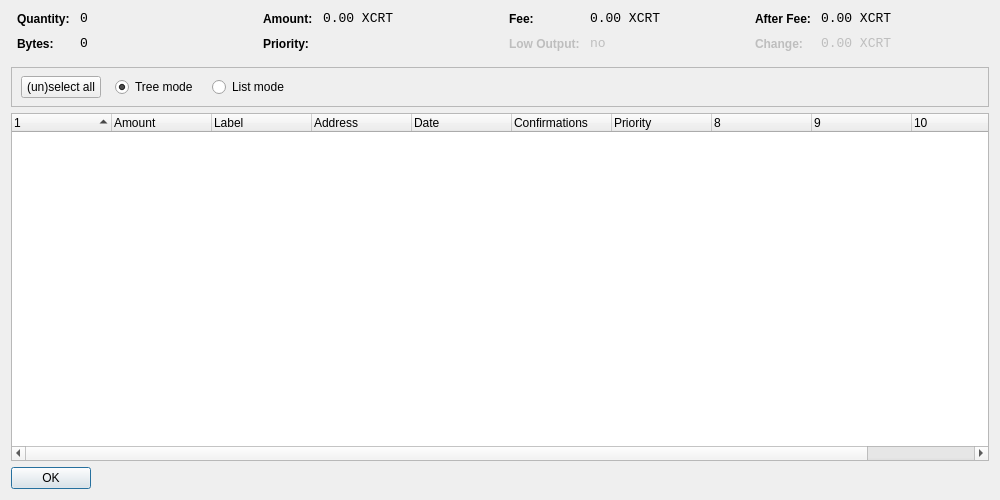
<?xml version="1.0" encoding="UTF-8"?>
<ui version="4.0">
 <class>CoinControlDialog</class>
 <widget class="QDialog" name="CoinControlDialog">
  <property name="geometry">
   <rect>
    <x>0</x>
    <y>0</y>
    <width>1000</width>
    <height>500</height>
   </rect>
  </property>
  <property name="windowTitle">
   <string>Coin Control</string>
  </property>
  <property name="styleSheet">
   <string notr="true">background-image: url(:/images/bgx);</string>
  </property>
  <layout class="QVBoxLayout" name="verticalLayout">
   <item>
    <layout class="QHBoxLayout" name="horizontalLayoutTop" stretch="0,0,0,0">
     <property name="topMargin">
      <number>0</number>
     </property>
     <property name="bottomMargin">
      <number>10</number>
     </property>
     <item>
      <layout class="QFormLayout" name="formLayoutCoinControl1">
       <property name="horizontalSpacing">
        <number>10</number>
       </property>
       <property name="verticalSpacing">
        <number>10</number>
       </property>
       <property name="leftMargin">
        <number>6</number>
       </property>
       <property name="rightMargin">
        <number>6</number>
       </property>
       <item row="0" column="0">
        <widget class="QLabel" name="labelCoinControlQuantityText">
         <property name="styleSheet">
          <string notr="true">font-weight:bold;</string>
         </property>
         <property name="text">
          <string>Quantity:</string>
         </property>
        </widget>
       </item>
       <item row="0" column="1">
        <widget class="QLabel" name="labelCoinControlQuantity">
         <property name="font">
          <font>
           <family>Monospace</family>
           <pointsize>10</pointsize>
          </font>
         </property>
         <property name="cursor">
          <cursorShape>IBeamCursor</cursorShape>
         </property>
         <property name="contextMenuPolicy">
          <enum>Qt::ActionsContextMenu</enum>
         </property>
         <property name="text">
          <string notr="true">0</string>
         </property>
         <property name="textInteractionFlags">
          <set>Qt::LinksAccessibleByMouse|Qt::TextSelectableByKeyboard|Qt::TextSelectableByMouse</set>
         </property>
        </widget>
       </item>
       <item row="1" column="0">
        <widget class="QLabel" name="labelCoinControlBytesText">
         <property name="styleSheet">
          <string notr="true">font-weight:bold;</string>
         </property>
         <property name="text">
          <string>Bytes:</string>
         </property>
        </widget>
       </item>
       <item row="1" column="1">
        <widget class="QLabel" name="labelCoinControlBytes">
         <property name="font">
          <font>
           <family>Monospace</family>
           <pointsize>10</pointsize>
          </font>
         </property>
         <property name="cursor">
          <cursorShape>IBeamCursor</cursorShape>
         </property>
         <property name="contextMenuPolicy">
          <enum>Qt::ActionsContextMenu</enum>
         </property>
         <property name="text">
          <string notr="true">0</string>
         </property>
         <property name="textInteractionFlags">
          <set>Qt::LinksAccessibleByMouse|Qt::TextSelectableByKeyboard|Qt::TextSelectableByMouse</set>
         </property>
        </widget>
       </item>
      </layout>
     </item>
     <item>
      <layout class="QFormLayout" name="formLayoutCoinControl2">
       <property name="horizontalSpacing">
        <number>10</number>
       </property>
       <property name="verticalSpacing">
        <number>10</number>
       </property>
       <property name="leftMargin">
        <number>6</number>
       </property>
       <property name="rightMargin">
        <number>6</number>
       </property>
       <item row="0" column="0">
        <widget class="QLabel" name="labelCoinControlAmountText">
         <property name="styleSheet">
          <string notr="true">font-weight:bold;</string>
         </property>
         <property name="text">
          <string>Amount:</string>
         </property>
        </widget>
       </item>
       <item row="0" column="1">
        <widget class="QLabel" name="labelCoinControlAmount">
         <property name="font">
          <font>
           <family>Monospace</family>
           <pointsize>10</pointsize>
          </font>
         </property>
         <property name="cursor">
          <cursorShape>IBeamCursor</cursorShape>
         </property>
         <property name="contextMenuPolicy">
          <enum>Qt::ActionsContextMenu</enum>
         </property>
         <property name="text">
          <string notr="true">0.00 XCRT</string>
         </property>
         <property name="textInteractionFlags">
          <set>Qt::LinksAccessibleByMouse|Qt::TextSelectableByKeyboard|Qt::TextSelectableByMouse</set>
         </property>
        </widget>
       </item>
       <item row="1" column="0">
        <widget class="QLabel" name="labelCoinControlPriorityText">
         <property name="styleSheet">
          <string notr="true">font-weight:bold;</string>
         </property>
         <property name="text">
          <string>Priority:</string>
         </property>
        </widget>
       </item>
       <item row="1" column="1">
        <widget class="QLabel" name="labelCoinControlPriority">
         <property name="font">
          <font>
           <family>Monospace</family>
           <pointsize>10</pointsize>
          </font>
         </property>
         <property name="cursor">
          <cursorShape>IBeamCursor</cursorShape>
         </property>
         <property name="contextMenuPolicy">
          <enum>Qt::ActionsContextMenu</enum>
         </property>
         <property name="text">
          <string/>
         </property>
         <property name="textInteractionFlags">
          <set>Qt::LinksAccessibleByMouse|Qt::TextSelectableByKeyboard|Qt::TextSelectableByMouse</set>
         </property>
        </widget>
       </item>
      </layout>
     </item>
     <item>
      <layout class="QFormLayout" name="formLayoutCoinControl3">
       <property name="horizontalSpacing">
        <number>10</number>
       </property>
       <property name="verticalSpacing">
        <number>10</number>
       </property>
       <property name="leftMargin">
        <number>6</number>
       </property>
       <property name="rightMargin">
        <number>6</number>
       </property>
       <item row="0" column="0">
        <widget class="QLabel" name="labelCoinControlFeeText">
         <property name="styleSheet">
          <string notr="true">font-weight:bold;</string>
         </property>
         <property name="text">
          <string>Fee:</string>
         </property>
        </widget>
       </item>
       <item row="0" column="1">
        <widget class="QLabel" name="labelCoinControlFee">
         <property name="font">
          <font>
           <family>Monospace</family>
           <pointsize>10</pointsize>
          </font>
         </property>
         <property name="cursor">
          <cursorShape>IBeamCursor</cursorShape>
         </property>
         <property name="contextMenuPolicy">
          <enum>Qt::ActionsContextMenu</enum>
         </property>
         <property name="text">
          <string notr="true">0.00 XCRT</string>
         </property>
         <property name="textInteractionFlags">
          <set>Qt::LinksAccessibleByMouse|Qt::TextSelectableByKeyboard|Qt::TextSelectableByMouse</set>
         </property>
        </widget>
       </item>
       <item row="1" column="0">
        <widget class="QLabel" name="labelCoinControlLowOutputText">
         <property name="enabled">
          <bool>false</bool>
         </property>
         <property name="styleSheet">
          <string notr="true">font-weight:bold;</string>
         </property>
         <property name="text">
          <string>Low Output:</string>
         </property>
        </widget>
       </item>
       <item row="1" column="1">
        <widget class="QLabel" name="labelCoinControlLowOutput">
         <property name="enabled">
          <bool>false</bool>
         </property>
         <property name="font">
          <font>
           <family>Monospace</family>
           <pointsize>10</pointsize>
          </font>
         </property>
         <property name="cursor">
          <cursorShape>IBeamCursor</cursorShape>
         </property>
         <property name="contextMenuPolicy">
          <enum>Qt::ActionsContextMenu</enum>
         </property>
         <property name="text">
          <string notr="true">no</string>
         </property>
         <property name="textInteractionFlags">
          <set>Qt::LinksAccessibleByMouse|Qt::TextSelectableByKeyboard|Qt::TextSelectableByMouse</set>
         </property>
        </widget>
       </item>
      </layout>
     </item>
     <item>
      <layout class="QFormLayout" name="formLayoutCoinControl4">
       <property name="horizontalSpacing">
        <number>10</number>
       </property>
       <property name="verticalSpacing">
        <number>10</number>
       </property>
       <property name="leftMargin">
        <number>6</number>
       </property>
       <property name="rightMargin">
        <number>6</number>
       </property>
       <item row="0" column="0">
        <widget class="QLabel" name="labelCoinControlAfterFeeText">
         <property name="styleSheet">
          <string notr="true">font-weight:bold;</string>
         </property>
         <property name="text">
          <string>After Fee:</string>
         </property>
        </widget>
       </item>
       <item row="0" column="1">
        <widget class="QLabel" name="labelCoinControlAfterFee">
         <property name="font">
          <font>
           <family>Monospace</family>
           <pointsize>10</pointsize>
          </font>
         </property>
         <property name="cursor">
          <cursorShape>IBeamCursor</cursorShape>
         </property>
         <property name="contextMenuPolicy">
          <enum>Qt::ActionsContextMenu</enum>
         </property>
         <property name="text">
          <string notr="true">0.00 XCRT</string>
         </property>
         <property name="textInteractionFlags">
          <set>Qt::LinksAccessibleByMouse|Qt::TextSelectableByKeyboard|Qt::TextSelectableByMouse</set>
         </property>
        </widget>
       </item>
       <item row="1" column="0">
        <widget class="QLabel" name="labelCoinControlChangeText">
         <property name="enabled">
          <bool>false</bool>
         </property>
         <property name="styleSheet">
          <string notr="true">font-weight:bold;</string>
         </property>
         <property name="text">
          <string>Change:</string>
         </property>
        </widget>
       </item>
       <item row="1" column="1">
        <widget class="QLabel" name="labelCoinControlChange">
         <property name="enabled">
          <bool>false</bool>
         </property>
         <property name="font">
          <font>
           <family>Monospace</family>
           <pointsize>10</pointsize>
          </font>
         </property>
         <property name="cursor">
          <cursorShape>IBeamCursor</cursorShape>
         </property>
         <property name="contextMenuPolicy">
          <enum>Qt::ActionsContextMenu</enum>
         </property>
         <property name="text">
          <string notr="true">0.00 XCRT</string>
         </property>
         <property name="textInteractionFlags">
          <set>Qt::LinksAccessibleByMouse|Qt::TextSelectableByKeyboard|Qt::TextSelectableByMouse</set>
         </property>
        </widget>
       </item>
      </layout>
     </item>
    </layout>
   </item>
   <item>
    <widget class="QFrame" name="frame">
     <property name="minimumSize">
      <size>
       <width>0</width>
       <height>40</height>
      </size>
     </property>
     <property name="frameShape">
      <enum>QFrame::StyledPanel</enum>
     </property>
     <property name="frameShadow">
      <enum>QFrame::Sunken</enum>
     </property>
     <widget class="QWidget" name="horizontalLayoutWidget">
      <property name="geometry">
       <rect>
        <x>10</x>
        <y>0</y>
        <width>781</width>
        <height>41</height>
       </rect>
      </property>
      <layout class="QHBoxLayout" name="horizontalLayoutPanel" stretch="0,0,0,0">
       <property name="spacing">
        <number>14</number>
       </property>
       <item>
        <widget class="QPushButton" name="pushButtonSelectAll">
         <property name="sizePolicy">
          <sizepolicy hsizetype="Maximum" vsizetype="Fixed">
           <horstretch>0</horstretch>
           <verstretch>0</verstretch>
          </sizepolicy>
         </property>
         <property name="text">
          <string>(un)select all</string>
         </property>
        </widget>
       </item>
       <item>
        <widget class="QRadioButton" name="radioTreeMode">
         <property name="sizePolicy">
          <sizepolicy hsizetype="Maximum" vsizetype="Fixed">
           <horstretch>0</horstretch>
           <verstretch>0</verstretch>
          </sizepolicy>
         </property>
         <property name="text">
          <string>Tree mode</string>
         </property>
         <property name="checked">
          <bool>true</bool>
         </property>
        </widget>
       </item>
       <item>
        <widget class="QRadioButton" name="radioListMode">
         <property name="sizePolicy">
          <sizepolicy hsizetype="Maximum" vsizetype="Fixed">
           <horstretch>0</horstretch>
           <verstretch>0</verstretch>
          </sizepolicy>
         </property>
         <property name="text">
          <string>List mode</string>
         </property>
        </widget>
       </item>
       <item>
        <spacer name="horizontalSpacer">
         <property name="orientation">
          <enum>Qt::Horizontal</enum>
         </property>
         <property name="sizeHint" stdset="0">
          <size>
           <width>40</width>
           <height>20</height>
          </size>
         </property>
        </spacer>
       </item>
      </layout>
     </widget>
    </widget>
   </item>
   <item>
    <widget class="CoinControlTreeWidget" name="treeWidget">
     <property name="contextMenuPolicy">
      <enum>Qt::CustomContextMenu</enum>
     </property>
     <property name="sortingEnabled">
      <bool>false</bool>
     </property>
     <property name="columnCount">
      <number>11</number>
     </property>
     <attribute name="headerShowSortIndicator" stdset="0">
      <bool>true</bool>
     </attribute>
     <attribute name="headerStretchLastSection">
      <bool>false</bool>
     </attribute>
     <column>
      <property name="text">
       <string/>
      </property>
     </column>
     <column>
      <property name="text">
       <string>Amount</string>
      </property>
     </column>
     <column>
      <property name="text">
       <string>Label</string>
      </property>
     </column>
     <column>
      <property name="text">
       <string>Address</string>
      </property>
     </column>
     <column>
      <property name="text">
       <string>Date</string>
      </property>
     </column>
     <column>
      <property name="text">
       <string>Confirmations</string>
      </property>
      <property name="toolTip">
       <string>Confirmed</string>
      </property>
     </column>
     <column>
      <property name="text">
       <string>Priority</string>
      </property>
     </column>
     <column>
      <property name="text">
       <string/>
      </property>
     </column>
     <column>
      <property name="text">
       <string/>
      </property>
     </column>
     <column>
      <property name="text">
       <string/>
      </property>
     </column>
     <column>
      <property name="text">
       <string/>
      </property>
     </column>
    </widget>
   </item>
   <item>
    <widget class="QDialogButtonBox" name="buttonBox">
     <property name="sizePolicy">
      <sizepolicy hsizetype="Maximum" vsizetype="Fixed">
       <horstretch>0</horstretch>
       <verstretch>0</verstretch>
      </sizepolicy>
     </property>
     <property name="orientation">
      <enum>Qt::Horizontal</enum>
     </property>
     <property name="standardButtons">
      <set>QDialogButtonBox::Ok</set>
     </property>
    </widget>
   </item>
  </layout>
 </widget>
 <customwidgets>
  <customwidget>
   <class>CoinControlTreeWidget</class>
   <extends>QTreeWidget</extends>
   <header>coincontroltreewidget.h</header>
  </customwidget>
 </customwidgets>
 <resources/>
 <connections/>
</ui>
